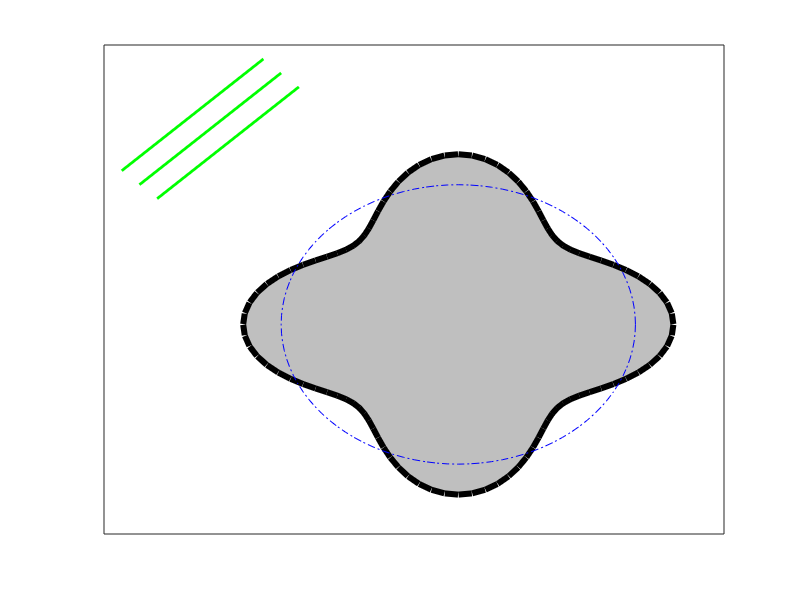

This chart was generated by the following MATLAB code: (Note: this script raises an error after producing the figure.)
clear all; close all;

PlotNum = 3;

plot_gbar = 1;
plot_ab = 0;

N = 100;
% Eps = 0.3;
Eps = 0.2;

gbar = 1.0;
b = 2.0;
c = 0.5;

dth = 2*pi/N;

th = [0:dth:2*pi];

if(PlotNum==1)
  rg = gbar + Eps*exp(cos(th));
elseif(PlotNum==2)
  rg = gbar + Eps*cos(2*th);
elseif(PlotNum==3)
  rg = gbar + Eps*cos(4*th);
else
  rg = gbar + 0*th;
end

xxgbar = gbar.*cos(th);
yygbar = gbar.*sin(th);

xxg = rg.*cos(th);
yyg = rg.*sin(th);

xxb = b.*cos(th);
yyb = b.*sin(th);

xxc = c.*cos(th);
yyc = c.*sin(th);


L = b + Eps;

plot(xxg,yyg,'k-','LineWidth',8);
hold on;
%fill(xxa,yya,'blue');
fill(xxg,yyg,[192.0/256.0 192.0/256.0 192.0/256.0]);
hold on;
if(plot_gbar==1)
  plot(xxgbar,yygbar,'b-.');
  hold on;
end


set(gca,'xtick',[]);
set(gca,'ytick',[]);

aa = 1.4;
M = 0.4;

WaveColor = 'Green';

a = aa - 0.1; x = [-a-M;-a+M]; y = [a-M;a+M];
  line(x,y,'LineWidth',2,'Color',WaveColor);
a = aa; x = [-a-M;-a+M]; y = [a-M;a+M];
  line(x,y,'LineWidth',2,'Color',WaveColor);
a = aa + 0.1; x = [-a-M;-a+M]; y = [a-M;a+M];
  line(x,y,'LineWidth',2,'Color',WaveColor);

hold on;
a = aa; start = [-a-M;a+M]; stop = [-a+M;a-M];
  arrow(start,stop,6.0,WaveColor);
hold on;

text(stop(1),start(2)+.2,'$(\alpha,-\gamma^u)$',...
    'interpreter','latex','FontSize',24);

axis equal;
axis([-L L -L L]);

text(-0.2,0,'$S^w$','interpreter','latex','FontSize',40);
text(-1.2,-1.2,'$S^u$','interpreter','latex','FontSize',40);
text(1.4,0,'$\Gamma$','interpreter','latex','FontSize',40);


% text(0.8,-0.6,'$\leftarrow r = \bar{g}$','Color','blue','interpreter','latex','FontSize',20);
% text(0.25,1.1,'$\leftarrow r = \bar{g} +g$','interpreter','latex','FontSize',20);

% text(1.5,1.7,'$S^o$','color','r','interpreter','latex','FontSize',40);
% text(-0.2,0,'$S_i$','color','m','interpreter','latex','FontSize',40);

if(plot_ab==1)
  plot(xxb,yyb,'r--');
  x1 = (b+0.2)*cos(pi/4);
  y1 = (b+0.2)*sin(pi/4);
  text(x1,y1,'$\mathcal{B}$','interpreter','latex','FontSize',40);
  x2 = (b+0.5)*cos(5*pi/4);
  y2 = (b+0.5)*sin(5*pi/4);
  text(x2,y2,'$\Omega$','interpreter','latex','FontSize',40);
end

% plot(xxb,yyb,'r--');
% text(-0.4,1.8,'$r=R^o$','Color','r','interpreter','latex','FontSize',24);

% plot(xxc,yyc,'m--');
% text(-0.4,0.6,'$r=R_i$','Color','m','interpreter','latex','FontSize',24);
% saveas(gca,'boplot0_bdry2','epsc');

% saveas(gca,'boplot0','epsc');
saveas(gca,'boplotcos4','epsc');
% saveas(gca,'boplotcos2','epsc');